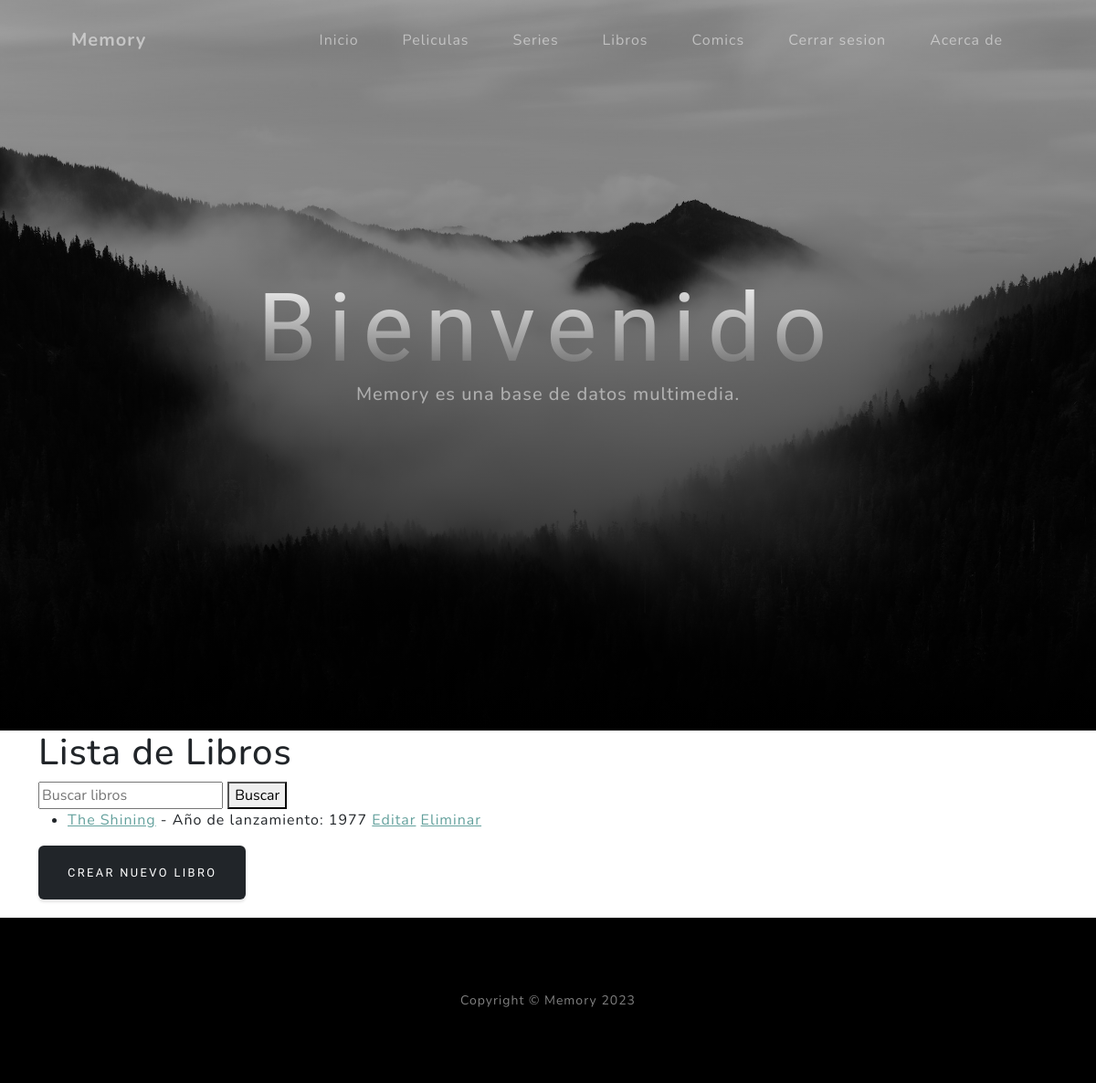
Page /books/ (signed in) on the earlier database version.
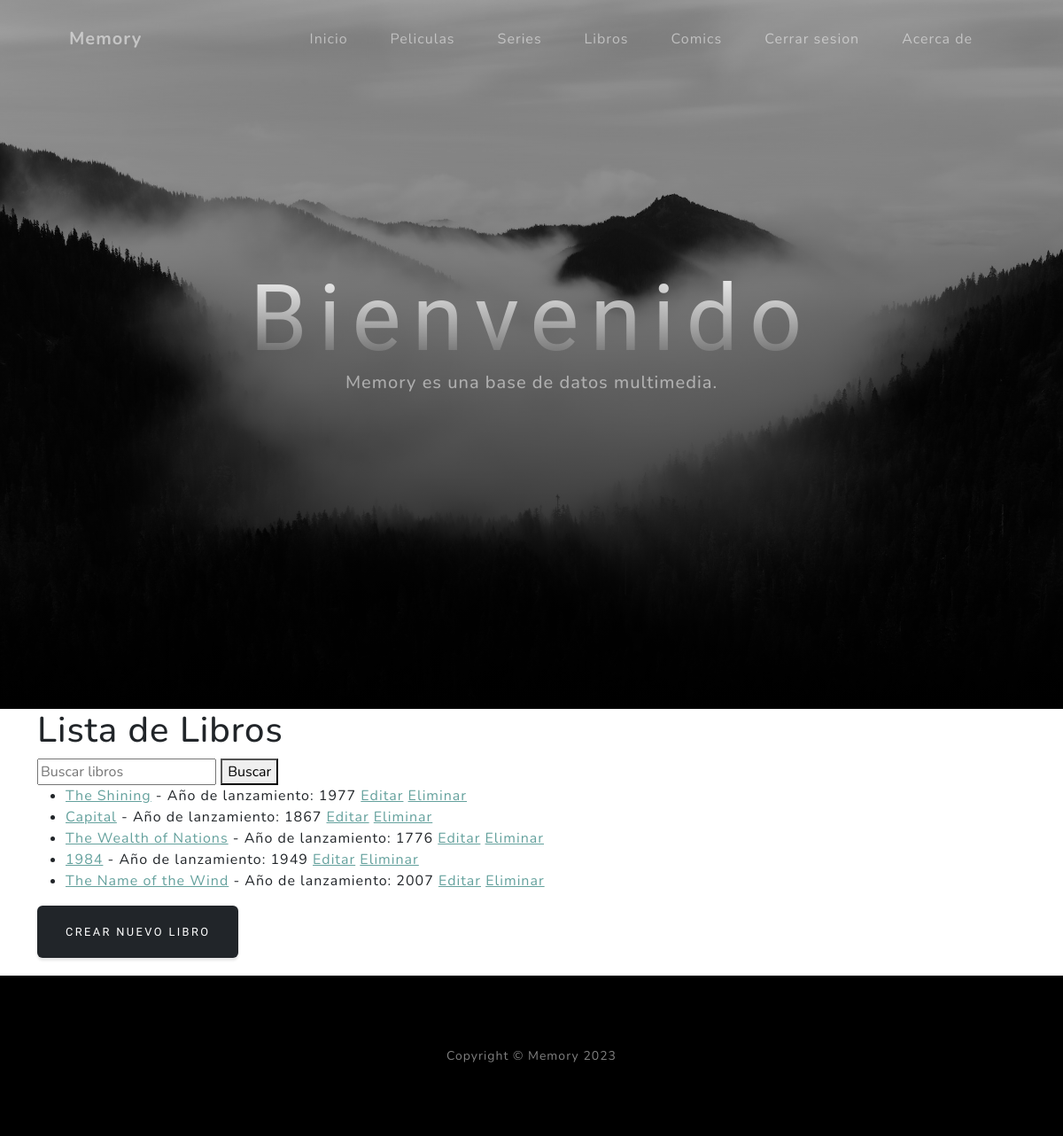
Same page on the later database version.
### core/models.py (models this page shows, shortened)
class Book(models.Model):
    title = models.CharField(max_length=200)
    description = models.TextField()
    release_year = models.IntegerField()

### core/views.py (the view)
# urls.py: path('books/', views.book_list, name='book_list'),
@login_required
def book_list(request):
    query = request.GET.get('q')
    if query:
        books = Book.objects.filter(title__icontains=query)
    else:
        books = Book.objects.all()
    return render(request, 'core/book_list.html', {'books': books})

### core/templates/core/book_list.html (shortened to what this page needs)
{% extends 'core/base.html' %}
{% load static %}
{% block content %}
    <h1>Lista de Libros</h1>
    <form method="GET" action="{% url 'book_list' %}">
        <input type="text" name="q" placeholder="Buscar libros">
        <button type="submit">Buscar</button>
    </form>
    <ul>
        {% for book in books %}
            <li>
                <a href="{% url 'book_detail' pk=book.pk %}">{{ book.title }}</a>
                - Año de lanzamiento: {{ book.release_year }}
                <a href="{% url 'book_update' pk=book.pk %}">Editar</a>
                <a href="{% url 'book_delete' pk=book.pk %}">Eliminar</a>
            </li>
        {% empty %}
            <li>No se encontraron libros que coincidan con la búsqueda.</li>
        {% endfor %}
    </ul>
    <a href="{% url 'book_create' %}" class="btn btn-dark" style="margin-bottom: 20px"">Crear nuevo libro</a>
{% endblock %}

### core/templates/core/base.html (shortened to what this page needs)
<!DOCTYPE html>
<html lang="en">
{% load static %}
<head>
    <link href="{% static 'core/css/styles.css' %}" rel="stylesheet">
</head>
<body id="page-top">
    <nav class="navbar navbar-expand-lg navbar-light fixed-top" id="mainNav">
        <div class="container px-4 px-lg-5">
            <a class="navbar-brand" href="#page-top">Memory</a>
            <div class="collapse navbar-collapse" id="navbarResponsive">
                <ul class="navbar-nav ms-auto">
                    <li class="nav-item"><a class="nav-link" href="/">Inicio</a></li>
                    {% if user.is_authenticated %}
                    <li class="nav-item"><a class="nav-link" href="{% url 'movie_list' %}">Peliculas</a></li>
                    <li class="nav-item"><a class="nav-link" href="{% url 'series_list' %}">Series</a></li>
                    <li class="nav-item"><a class="nav-link" href="{% url 'book_list' %}">Libros</a></li>
                    <li class="nav-item"><a class="nav-link" href="{% url 'comic_list' %}">Comics</a></li>
                    <li class="nav-item"><a class="nav-link" href="{% url 'logout' %}">Cerrar sesion</a></li>
                    {% else %}
                    <li class="nav-item"><a class="nav-link" href="{% url 'login' %}">Iniciar sesion</a></li>
                    <li class="nav-item"><a class="nav-link" href="{% url 'register' %}">Registrarse</a></li>
                    {% endif %}
                    <li class="nav-item"><a class="nav-link" href="{% url 'about' %}">Acerca de</a></li>
                </ul>
            </div>
        </div>
    </nav>
    <header class="masthead">
        <div class="container px-4 px-lg-5 d-flex h-100 align-items-center justify-content-center">
            <div class="d-flex justify-content-center">
                <div class="text-center">
                    {% block masthead %}
                    <h1 class="mx-auto my-0">Bienvenido</h1>
                    <h2 class="text-white-50 mx-auto mt-2 mb-5">Memory es una base de datos multimedia.</h2>
                    {% endblock %}
                </div>
            </div>
        </div>
    </header>
    <div class="container">
        {% block content %}{% endblock %}
    </div>
    <footer class="footer bg-black small text-center text-white-50">
        <div class="container px-4 px-lg-5">
            Copyright &copy; Memory {% now "Y" %}
        </div>
    </footer>
</body>
</html>

Differences in the rows shown:
added Book: title "Capital", release_year "1867"
added Book: title "The Wealth of Nations", release_year "1776"
added Book: title "1984", release_year "1949"
added Book: title "The Name of the Wind", release_year "2007"
